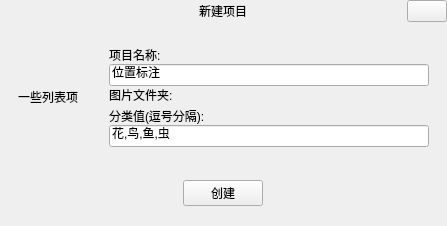
<?xml version="1.0" encoding="UTF-8"?>
<ui version="4.0">
 <class>CreateProjectDialog</class>
 <widget class="QWidget" name="CreateProjectDialog">
  <property name="geometry">
   <rect>
    <x>0</x>
    <y>0</y>
    <width>447</width>
    <height>226</height>
   </rect>
  </property>
  <property name="windowTitle">
   <string>Form</string>
  </property>
  <layout class="QVBoxLayout" name="verticalLayout" stretch="1,9,2">
   <property name="leftMargin">
    <number>0</number>
   </property>
   <property name="topMargin">
    <number>0</number>
   </property>
   <property name="rightMargin">
    <number>0</number>
   </property>
   <item>
    <widget class="QWidget" name="widget" native="true">
     <layout class="QHBoxLayout" name="horizontalLayout" stretch="5,0,4,1">
      <property name="spacing">
       <number>0</number>
      </property>
      <property name="leftMargin">
       <number>0</number>
      </property>
      <property name="topMargin">
       <number>0</number>
      </property>
      <property name="rightMargin">
       <number>0</number>
      </property>
      <property name="bottomMargin">
       <number>0</number>
      </property>
      <item>
       <spacer name="horizontalSpacer">
        <property name="orientation">
         <enum>Qt::Horizontal</enum>
        </property>
        <property name="sizeHint" stdset="0">
         <size>
          <width>160</width>
          <height>20</height>
         </size>
        </property>
       </spacer>
      </item>
      <item>
       <widget class="QLabel" name="title_label">
        <property name="text">
         <string>新建项目</string>
        </property>
       </widget>
      </item>
      <item>
       <spacer name="horizontalSpacer_2">
        <property name="orientation">
         <enum>Qt::Horizontal</enum>
        </property>
        <property name="sizeHint" stdset="0">
         <size>
          <width>160</width>
          <height>20</height>
         </size>
        </property>
       </spacer>
      </item>
      <item>
       <widget class="QPushButton" name="close_create_project_btn">
        <property name="sizePolicy">
         <sizepolicy hsizetype="Fixed" vsizetype="Expanding">
          <horstretch>0</horstretch>
          <verstretch>0</verstretch>
         </sizepolicy>
        </property>
        <property name="cursor">
         <cursorShape>PointingHandCursor</cursorShape>
        </property>
        <property name="text">
         <string/>
        </property>
       </widget>
      </item>
     </layout>
    </widget>
   </item>
   <item>
    <widget class="QWidget" name="widget_2" native="true">
     <layout class="QHBoxLayout" name="horizontalLayout_2" stretch="2,8">
      <item>
       <widget class="QWidget" name="widget_4" native="true">
        <layout class="QVBoxLayout" name="verticalLayout_3">
         <item>
          <widget class="QLabel" name="label_5">
           <property name="text">
            <string>一些列表项</string>
           </property>
          </widget>
         </item>
        </layout>
       </widget>
      </item>
      <item>
       <widget class="QWidget" name="widget_5" native="true">
        <layout class="QVBoxLayout" name="verticalLayout_2">
         <property name="spacing">
          <number>0</number>
         </property>
         <item>
          <widget class="QLabel" name="label_2">
           <property name="text">
            <string>项目名称:</string>
           </property>
          </widget>
         </item>
         <item>
          <widget class="QLineEdit" name="project_name_lineedit">
           <property name="text">
            <string>位置标注</string>
           </property>
          </widget>
         </item>
         <item>
          <widget class="QLabel" name="label_3">
           <property name="text">
            <string>图片文件夹:</string>
           </property>
          </widget>
         </item>
         <item>
          <widget class="QWidget" name="create_project_file_widget" native="true"/>
         </item>
         <item>
          <widget class="QLabel" name="label_4">
           <property name="text">
            <string>分类值(逗号分隔):</string>
           </property>
          </widget>
         </item>
         <item>
          <widget class="QLineEdit" name="project_annotation_meta_lineedit">
           <property name="text">
            <string>花,鸟,鱼,虫</string>
           </property>
          </widget>
         </item>
        </layout>
       </widget>
      </item>
     </layout>
    </widget>
   </item>
   <item>
    <widget class="QWidget" name="widget_3" native="true">
     <layout class="QHBoxLayout" name="horizontalLayout_3">
      <item>
       <widget class="QPushButton" name="determine_create_project_btn">
        <property name="sizePolicy">
         <sizepolicy hsizetype="Fixed" vsizetype="Fixed">
          <horstretch>0</horstretch>
          <verstretch>0</verstretch>
         </sizepolicy>
        </property>
        <property name="cursor">
         <cursorShape>PointingHandCursor</cursorShape>
        </property>
        <property name="text">
         <string>创建</string>
        </property>
       </widget>
      </item>
     </layout>
    </widget>
   </item>
  </layout>
 </widget>
 <resources/>
 <connections/>
</ui>
